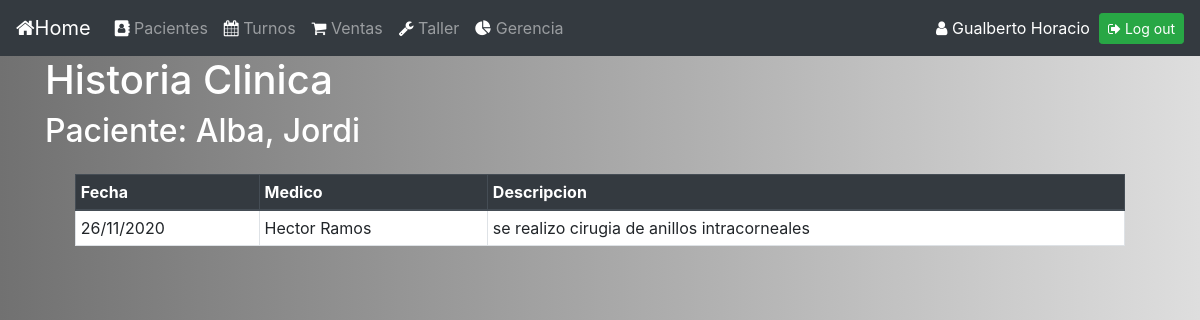
Before: /126/historia_clinica (signed in) with the older database file.
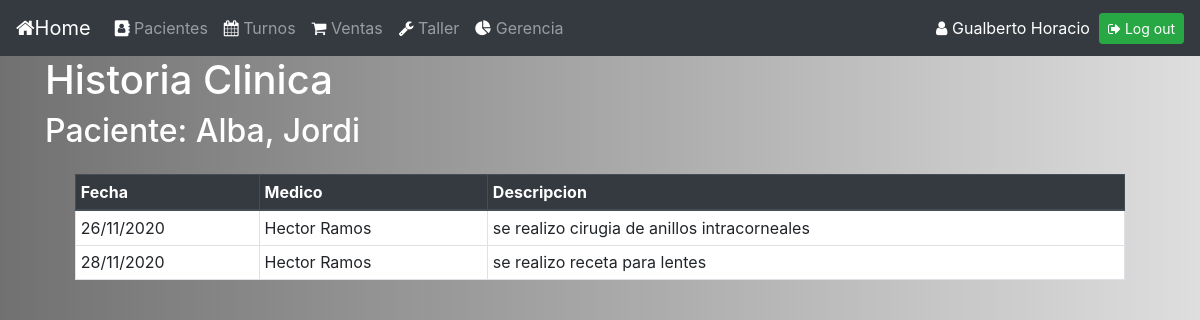
After: the same page with the newer database file.
### gestion_consultorio/models.py (models this page shows)
class historia_medica(models.Model):
    id_paciente = models.ForeignKey(paciente, on_delete=models.CASCADE)
    id_medico = models.ForeignKey(medico, on_delete=models.CASCADE)
    fecha = models.DateField()
    descripcion = models.TextField(blank=True)

class medico(models.Model):
    nombre = models.CharField(max_length=64)
    apellido = models.CharField(max_length=64)
    def __str__(self):
        return f"{self.nombre} {self.apellido}"

### gestion_consultorio/views.py (the view)
# urls.py: path("<int:paciente_id>/historia_clinica", views.historia_clinica, name="historia_clinica"),
@login_required(login_url='login_view')
def historia_clinica(request, paciente_id):
    return render(request,"historia_clinica.html",{"paciente":paciente.objects.get(pk=paciente_id),"historia_clinica": historia_medica.objects.filter(id_paciente=paciente_id)})

### gestion_consultorio/templates/historia_clinica.html (shortened to what this page needs)
{% extends "layout.html" %}
{% block body %}
<div class="container">
  <h1 style="color:white">Historia Clinica</h1>
  <h2 style="color:white">Paciente: {{paciente.apellido}}, {{paciente.nombre}}</h2>
<div class="container">
  <div id="div1" class ="col-md-12">
    <table border="1" class="table table-hover table-bordered bg-white table-sm">
      <thead class="thead-dark">
        <tr>
          <th scope="col">Fecha</th>
          <th scope="col">Medico</th>
          <th scope="col">Descripcion</th>
        </tr>
      </thead>
      <tbody id="tabla_historia_clinica">
        {% for movimiento in historia_clinica %}
          <tr>
            <td>{{movimiento.fecha|date:"d/m/Y"}}</td>
            <td>{{movimiento.id_medico}}</td>
            <td>{{movimiento.descripcion}}</td>
          </tr>
        {% endfor %}
      </tbody>
    </table>
  </div>
</div>
{% endblock %}

Changed rows visible on the page:
added historia_medica: fecha "28/11/2020", id_medico "Hector Ramos", descripcion "se realizo receta para lentes"
